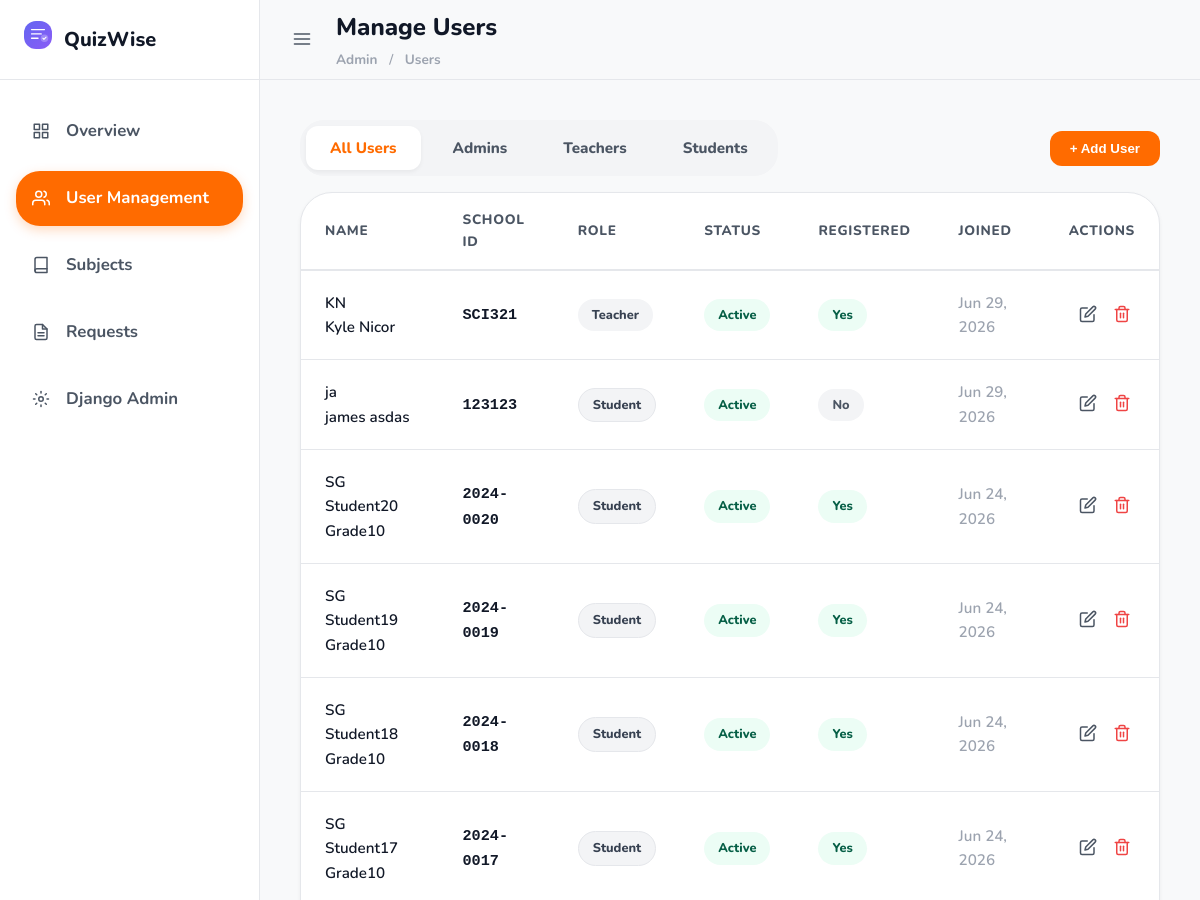
/admin-dashboard/users/ (signed in, upper part), run on an earlier commit of the app's database.
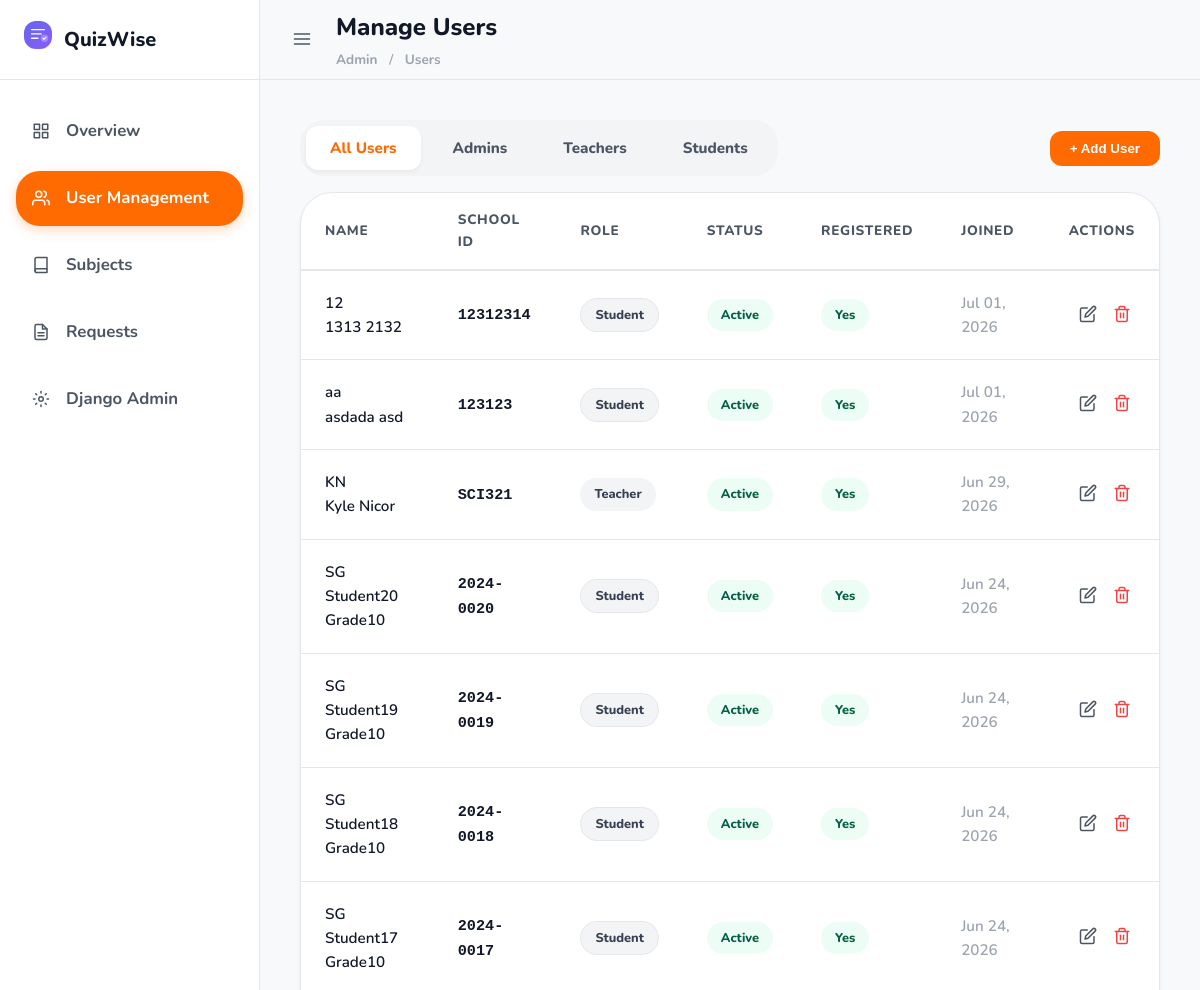
And on a later commit of the database.
### accounts/models.py (models this page shows, shortened)
class CustomUser(AbstractUser):
    ROLE_ADMIN = 0
    ROLE_TEACHER = 1
    ROLE_STUDENT = 2
    ROLE_CHOICES = [
        (ROLE_ADMIN, 'Admin'),
        (ROLE_TEACHER, 'Teacher'),
        (ROLE_STUDENT, 'Student'),
    ]
    user_id = models.UUIDField(
        primary_key=True,
        default=uuid.uuid4,
        editable=False
    )
    school_id = models.CharField(
        max_length=20,
        unique=True,
        help_text='School-issued ID number (used to log in)'
    )
    role = models.IntegerField(
        choices=ROLE_CHOICES,
        default=ROLE_STUDENT
    )
    first_name = models.CharField(max_length=100, blank=False)
    last_name = models.CharField(max_length=100, blank=False)
    is_active = models.BooleanField(default=True)
    created_at = models.DateTimeField(auto_now_add=True)
    USERNAME_FIELD = 'school_id'
    REQUIRED_FIELDS = ['username', 'first_name', 'last_name', 'role']
    class Meta:
        db_table = 'users'
    @property
    def full_name(self):
        return f"{self.first_name} {self.last_name}"

### dashboard/views.py (the view, shortened to what this page needs)
# urls.py: path('admin-dashboard/users/', views.admin_users, name='admin-users'),
@login_required
def admin_users(request):
    if not (request.user.role == CustomUser.ROLE_ADMIN or request.user.is_superuser):
        return redirect('login')
    role_filter = request.GET.get('role')
    grade_filter = request.GET.get('grade')
    users = CustomUser.objects.all().order_by('-created_at')
    if role_filter is not None:
        users = users.filter(role=role_filter)
    if grade_filter and role_filter == '2':
        users = users.filter(student_profile__grade_level=grade_filter)
    vacant_subjects = Subject.objects.filter(teacher__isnull=True).order_by('grade_level', 'subject_code')
    context = {
        'users': users,
        'role_filter': role_filter,
        'grade_filter': grade_filter,
        'grade_list': [7, 8, 9, 10],
        'vacant_subjects': vacant_subjects,
    }
    return render(request, 'dashboard/admin/users.html', context)

### templates/dashboard/admin/users.html (shortened to what the changed rows need)
{% extends 'dashboard/base_dashboard.html' %}
{% block page_title %}Manage Users{% endblock %}
{% block dashboard_content %}
<div class="card">
    <div class="card-body" style="padding:0;">
        <div class="table-wrapper">
            <table class="data-table">
                <thead>
                    <tr>
                        <th>Name</th>
                        <th>School ID</th>
                        <th>Role</th>
                        <th>Status</th>
                        <th>Registered</th>
                        <th>Joined</th>
                        <th style="text-align:right;">Actions</th>
                    </tr>
                </thead>
                <tbody>
                    {% for user in users %}
                    <tr>
                        <td>
                            <div class="user-cell">
                                <div class="user-avatar-sm">{{ user.first_name|first }}{{ user.last_name|first }}</div>
                                {{ user.full_name }}
                            </div>
                        </td>
                        <td><code>{{ user.school_id }}</code></td>
                        <td>
                            <span class="badge
                                {% if user.role == 0 %}badge-secondary
                                {% elif user.role == 1 %}badge-pending
                                {% else %}badge-grade{% endif %}">
                                {{ user.get_role_display }}
                            </span>
                        </td>
                        <td>
                            <span class="badge {% if user.is_active %}badge-success{% else %}badge-danger{% endif %}">
                                {% if user.is_active %}Active{% else %}Inactive{% endif %}
                            </span>
                        </td>
                        <td>
                            <span class="badge {% if user.has_usable_password %}badge-success{% else %}badge-secondary{% endif %}">
                                {% if user.has_usable_password %}Yes{% else %}No{% endif %}
                            </span>
                        </td>
                        <td class="text-muted">{{ user.created_at|date:"M d, Y" }}</td>
                        <td style="text-align:right;">
                            <div style="display:flex; justify-content:flex-end; gap:8px;">
                                <button type="button" onclick="openEditModal('{{ user.user_id }}', '{{ user.first_name }}', '{{ user.last_name }}', '{{ user.role }}', '{% if user.role == 2 %}{% if user.student_profile %}{{ user.student_profile.grade_level }}{% endif %}{% endif %}', '{% if user.role == 1 %}[{% for subj in user.teaching_subjects.all %}{&quot;id&quot;:&quot;{{ subj.subject_id }}&quot;, &quot;name&quot;:&quot;{{ subj.name|escapejs }}&quot;}{% if not forloop.last %},{% endif %}{% endfor %}]{% else %}[]{% endif %}')" style="background:transparent; border:none; color:var(--text-secondary); cursor:pointer; padding:4px;" title="Edit">
                                    <svg width="18" height="18" viewBox="0 0 24 24" fill="none" stroke="currentColor" stroke-width="2" stroke-linecap="round" stroke-linejoin="round"><path d="M11 4H4a2 2 0 0 0-2 2v14a2 2 0 0 0 2 2h14a2 2 0 0 0 2-2v-7"/><path d="M18.5 2.5a2.121 2.121 0 0 1 3 3L12 15l-4 1 1-4 9.5-9.5z"/></svg>
                                </button>
                                <button type="button" onclick="openDeleteModal('{{ user.user_id }}', '{{ user.school_id }}')" style="background:transparent; border:none; color:#ef4444; cursor:pointer; padding:4px;" title="Delete">
                                </button>
                            </div>
                        </td>
                    </tr>
                    {% empty %}
                    <tr><td colspan="7" class="text-center text-muted" style="padding:40px;">No users found.</td></tr>
                    {% endfor %}
                </tbody>
            </table>
        </div>
        </div>
    </div>
</div>
{% endblock %}

What changed in the data, as far as the page shows it:
removed CustomUser: first_name|first "j", last_name|first "a", full_name "james asdas", school_id "123123", role "Student", is_active "Active", shows "No", created_at "Jun 29, 2026"
added CustomUser: first_name|first "1", last_name|first "2", full_name "1313 2132", school_id "12312314", role "Student", is_active "Active", shows "Yes", created_at "Jul 01, 2026"
added CustomUser: first_name|first "a", last_name|first "a", full_name "asdada asd", school_id "123123", role "Student", is_active "Active", shows "Yes", created_at "Jul 01, 2026"
